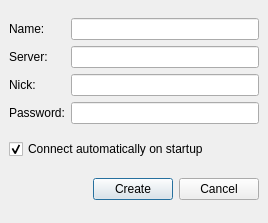
<ui version="4.0" >
 <class>HUBCreateFavorite</class>
 <widget class="QDialog" name="HUBCreateFavorite" >
  <property name="geometry" >
   <rect>
    <x>0</x>
    <y>0</y>
    <width>268</width>
    <height>223</height>
   </rect>
  </property>
  <property name="windowTitle" >
   <string>Create Favourite</string>
  </property>
  <layout class="QVBoxLayout" >
   <property name="spacing" >
    <number>6</number>
   </property>
   <property name="leftMargin" >
    <number>9</number>
   </property>
   <property name="topMargin" >
    <number>9</number>
   </property>
   <property name="rightMargin" >
    <number>9</number>
   </property>
   <property name="bottomMargin" >
    <number>9</number>
   </property>
   <item>
    <layout class="QGridLayout" >
     <property name="leftMargin" >
      <number>0</number>
     </property>
     <property name="topMargin" >
      <number>0</number>
     </property>
     <property name="rightMargin" >
      <number>0</number>
     </property>
     <property name="bottomMargin" >
      <number>0</number>
     </property>
     <property name="horizontalSpacing" >
      <number>6</number>
     </property>
     <property name="verticalSpacing" >
      <number>6</number>
     </property>
     <item row="3" column="0" >
      <widget class="QLabel" name="pwdLabel" >
       <property name="text" >
        <string>Password:</string>
       </property>
      </widget>
     </item>
     <item row="2" column="1" >
      <widget class="QLineEdit" name="nickEdit" />
     </item>
     <item row="3" column="1" >
      <widget class="QLineEdit" name="pwdEdit" />
     </item>
     <item row="0" column="1" >
      <widget class="QLineEdit" name="nameEdit" />
     </item>
     <item row="0" column="0" >
      <widget class="QLabel" name="nameLabel" >
       <property name="text" >
        <string>Name:</string>
       </property>
      </widget>
     </item>
     <item row="1" column="0" >
      <widget class="QLabel" name="serverLabel" >
       <property name="text" >
        <string>Server:</string>
       </property>
      </widget>
     </item>
     <item row="1" column="1" >
      <widget class="QLineEdit" name="serverEdit" />
     </item>
     <item row="2" column="0" >
      <widget class="QLabel" name="nickLabel" >
       <property name="text" >
        <string>Nick:</string>
       </property>
      </widget>
     </item>
    </layout>
   </item>
   <item>
    <widget class="QCheckBox" name="autoConnectCheckBox" >
     <property name="text" >
      <string>Connect automatically on startup</string>
     </property>
     <property name="checked" >
      <bool>true</bool>
     </property>
    </widget>
   </item>
   <item>
    <layout class="QHBoxLayout" >
     <property name="spacing" >
      <number>6</number>
     </property>
     <property name="leftMargin" >
      <number>0</number>
     </property>
     <property name="topMargin" >
      <number>0</number>
     </property>
     <property name="rightMargin" >
      <number>0</number>
     </property>
     <property name="bottomMargin" >
      <number>0</number>
     </property>
     <item>
      <spacer>
       <property name="orientation" >
        <enum>Qt::Horizontal</enum>
       </property>
       <property name="sizeHint" >
        <size>
         <width>131</width>
         <height>31</height>
        </size>
       </property>
      </spacer>
     </item>
     <item>
      <widget class="QPushButton" name="createButton" >
       <property name="text" >
        <string>Create</string>
       </property>
      </widget>
     </item>
     <item>
      <widget class="QPushButton" name="cancelButton" >
       <property name="text" >
        <string>Cancel</string>
       </property>
      </widget>
     </item>
    </layout>
   </item>
  </layout>
 </widget>
 <resources/>
 <connections>
  <connection>
   <sender>cancelButton</sender>
   <signal>clicked()</signal>
   <receiver>HUBCreateFavorite</receiver>
   <slot>reject()</slot>
   <hints>
    <hint type="sourcelabel" >
     <x>205</x>
     <y>178</y>
    </hint>
    <hint type="destinationlabel" >
     <x>127</x>
     <y>102</y>
    </hint>
   </hints>
  </connection>
 </connections>
</ui>
